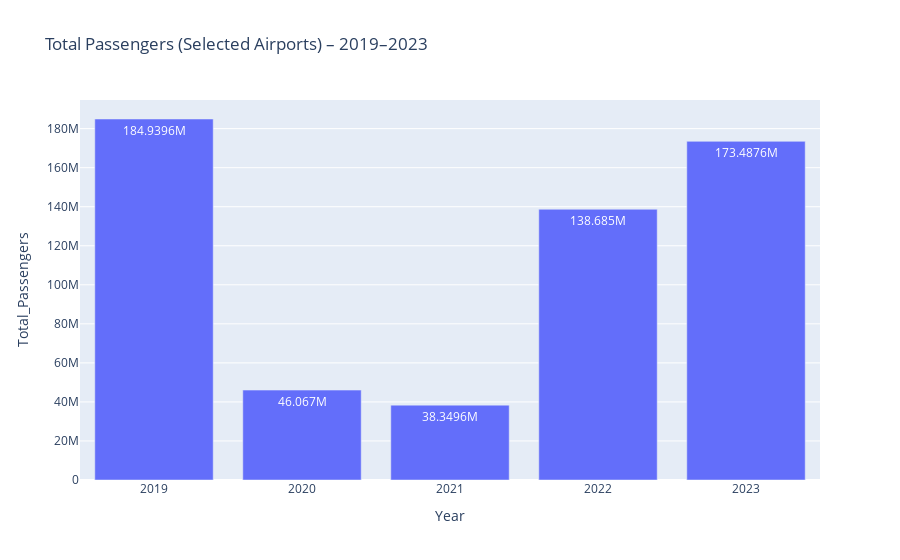

The code cell stored with this chart in its notebook:
### Code cell
# Step 10: Visualizing COVID Impact: Total Passengers by Year (Bar Chart)
import plotly.express as px

fig_year = px.bar(
    year_totals,
    x="Year",
    y="Total_Passengers",
    title="Total Passengers (Selected Airports) – 2019–2023",
    text_auto=True
)
fig_year.show()

### Figure 1 — Plotly figure (JSON) as saved in the notebook; plotly's stock layout.template omitted (floating-point values rounded to 4 significant figures)
{"data": [{"hovertemplate": "Year=%{x}<br>Total_Passengers=%{y}<extra></extra>", "legendgroup": "", "marker": {"color": "#636efa", "pattern": {"shape": ""}}, "name": "", "orientation": "v", "showlegend": false, "textposition": "auto", "texttemplate": "%{y}", "type": "bar", "x": [2019, 2020, 2021, 2022, 2023], "xaxis": "x", "y": [184939628, 46067000, 38349601, 138685016, 173487631], "yaxis": "y"}], "layout": {"barmode": "relative", "legend": {"tracegroupgap": 0}, "title": {"text": "Total Passengers (Selected Airports) – 2019–2023"}, "xaxis": {"anchor": "y", "domain": [0, 1], "title": {"text": "Year"}}, "yaxis": {"anchor": "x", "domain": [0, 1], "title": {"text": "Total_Passengers"}}}}
